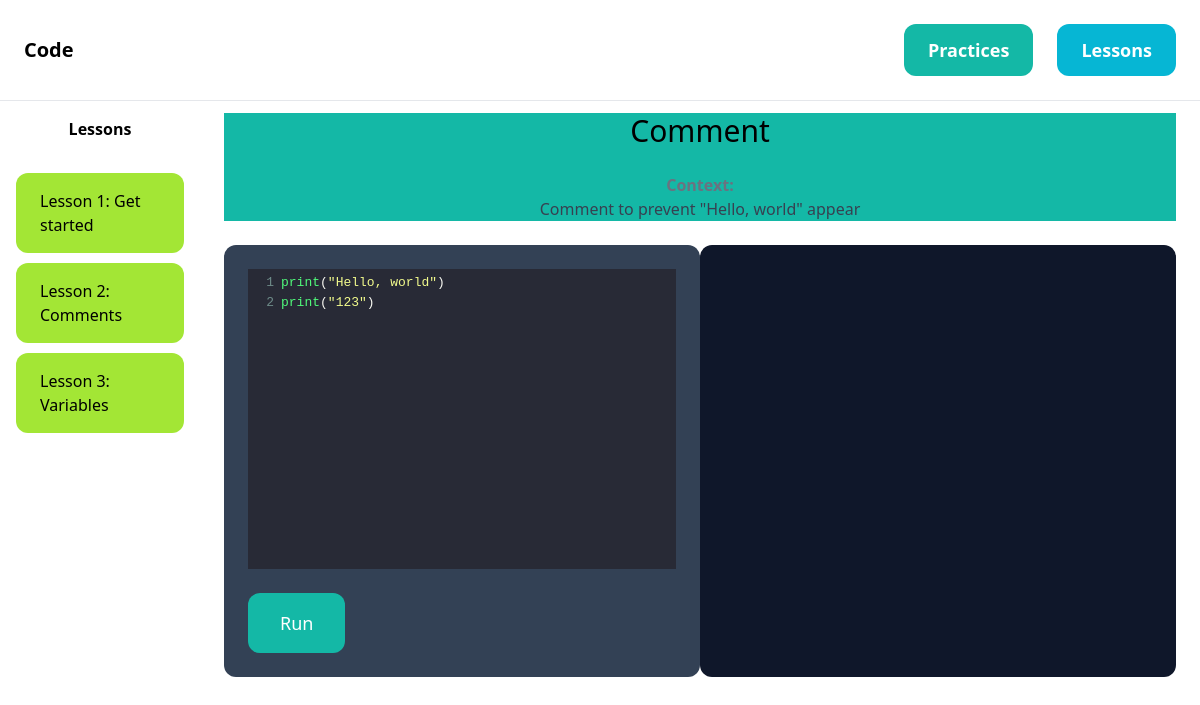
Page /problems/2/5/ on the committed database.
### lessons/models.py (models this page shows, shortened)
class Lesson(models.Model):
    identification = models.IntegerField(default=0)
    name = models.CharField(max_length=255)
    image = models.ImageField(upload_to='item_images', blank=True, null=True)
    created_at = models.DateTimeField(auto_now_add=True)
    class Meta:
        ordering = ('created_at',)

### problems/models.py (models this page shows, shortened)
class Problem(models.Model):
    category = models.ForeignKey(Category, related_name='problems', on_delete=models.CASCADE)
    in_lesson = models.ForeignKey(Lesson, blank=True,null=True, related_name='problems', on_delete=models.CASCADE)
    name = models.CharField(max_length=255)
    problem_initial = models.TextField(blank=True,null=True)
    problem_description = models.TextField(blank=True,null=True)
    word_in_solution_code = models.TextField(blank=True,null=True)
    hint = models.TextField(blank=True,null=True, default='')
    result = models.TextField(blank=False,null=False)
    created_at = models.DateTimeField(auto_now_add=True)
    class Meta:
        ordering = ('-created_at',)

### problems/views.py (the view, shortened to what this page needs)
# urls.py: path('<int:pk>/', views.detail, name='detail'),
def detail(request, pk, id):
    lessons = Lesson.objects.all()
    lesson = Lesson.objects.get(pk=pk)
    problem = Problem.objects.filter(in_lesson=lesson).get(pk=id)
    word_in_solution_code = problem.word_in_solution_code.split(',')
    code = problem.problem_initial
    result = ''
    output=''
    solved = None
    print(output.split('<br>'))
    output_text = ''
    count = 0
    output_list = output.split('<br>')
    context = {
        'problem' : problem,
        'lessons' : lessons,
        'solved': solved,
        'code': code,
        'output': output,
    }
    return render(request, 'problems/detail.html', context)

### problems/templates/problems/detail.html (shortened to what this page needs)
{% extends 'core/base.html' %}
{% block content %}
<div class="basis-1 flex flex-col h-screen">
    <div class="">
        <div class="bg-teal-500 text-center">
            <h1 class="mb-6 text-3xl">{{ problem.name }}</h1>
            {% if problem.problem_description %}
                <p class="text-gray-700 text-center">
                    <strong class="text-gray-500">Context:</strong><br>
                    {{ problem.problem_description }}
                </p>
            {% endif %}
        </div>
    </div>
    <div class="flex flex-row py-6">
        <div class="basis-1/2 grow-0 p-6 bg-slate-700 rounded-xl">
            <form method="post" action="." enctype="multipart/form-data" class="h-full">
                <div class="flex flex-col ">
                </div>
                <button type="submit" class="mt-6 py-4 px-8 text-lg bg-teal-500 hover:bg-teal-700 rounded-xl text-white">Run</button>
            </form>
        </div>
        <div class="basis-1/2 p-6 bg-slate-900 rounded-xl text-white">
        </div>
    </div>
</div>
{% endblock %}

### core/templates/core/base.html (shortened to what this page needs)
{% load static %}
<!doctype html>
<html>
    <head>
        <script src="https://cdn.tailwindcss.com"></script>
        <link href="{% static 'codemirror/lib/codemirror.css' %}" rel="stylesheet"/>
        <link href="{% static 'codemirror/theme/dracula.css' %}" rel="stylesheet"/>
    </head>
    </head>
    <body class="flex flex-col">
      <nav class="py-6 px-6 flex justify-between items-center border-b border-gray-200">
        <a href="/" class="text-xl font-semibold">Code</a>
        <div class="space-x-6 flex flex-wrap items-center">
          <a href="{% url 'problems:all_problems' %}" class="px-6 py-3 text-lg font-semibold bg-teal-500 text-white rounded-xl hover:bg-teal-700">Practices</a>
          <a href="{% url 'lessons:lessons' %}" class="px-6 py-3 text-lg font-semibold bg-cyan-500 text-white rounded-xl hover:bg-cyan-700">Lessons</a>
        </div>
      </nav>
      <div class="grid grid-rows-7 content">
        <div class="flex flex-row row-span-6">
          <div class="basis-1/6">
            <p class="font-semibold text-center py-4">Lessons</p>
            <div class="py-4 gap-4">
              <ul class="px-4">
                {% for lesson in lessons %}
                  <a href="{% url 'lessons:detail' lesson.id %}">
                    <li class="py-4 px-6 rounded-xl bg-lime-400 rounded-xl hover:bg-lime-500 inline-block" style="display: block; margin-bottom: 10px;">
                      {{ lesson.name }}
                    </li>
                  </a>
                {% endfor %}
              </ul>
            </div>
          </div>
          <div class="basis-5/6 py-3 px-6">
            {% block content %}
            {% endblock %}
          </div>
        </div>
      </div>
    </body>
</html>

### core/templates/core/base.html (style rules this page uses)
html, body { height: 100%; display: flex; flex-direction: column; }
.content { flex: 1; }

### rows in the picture
Lesson: name "Lesson 1: Get started"
Lesson: name "Lesson 2: Comments"
Lesson: name "Lesson 3: Variables"
Problem: name "Comment", problem_description "Comment to prevent \"Hello, world\" appear"
